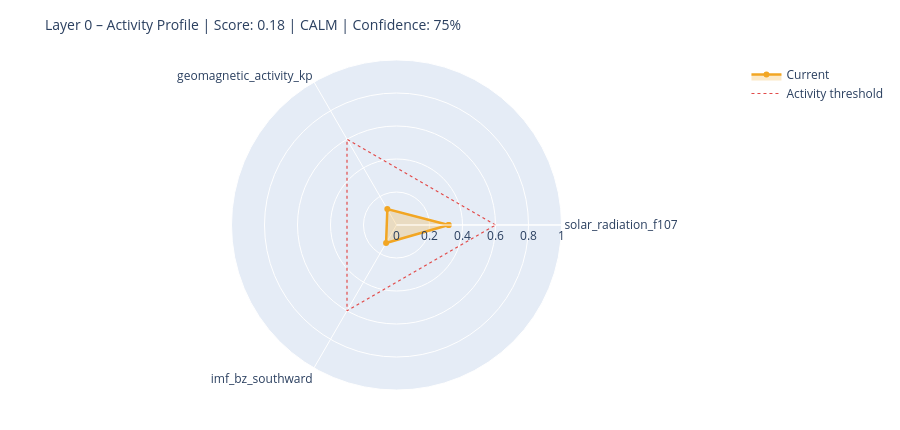

The notebook cell saved with this chart:
### Markdown cell above
---
## 6. State Assessment & Handoff to Layer 1

### Code cell
# ============================================================
# STEP 1 – Collect raw values with source modes
# Mode: 'primary' | 'fallback_3h' | 'last_valid' | 'missing'
# ============================================================

def safe_last(df, col):
    if df is None or col not in df.columns: return None
    s = df[col].dropna()
    return float(s.iloc[-1]) if not s.empty else None

f107_now = safe_last(df_f107, 'f10.7')
bz_now   = safe_last(df_mag,  'bz_gsm')
kp_now   = safe_last(df_kp,   'kp')
sw_now   = safe_last(df_sw,   'speed')

source_modes = {
    'F10.7':    'primary'  if f107_now is not None else 'missing',
    'Kp':       'primary'  if kp_now   is not None else 'missing',
    'IMF_Bz':   'primary'  if bz_now   is not None else 'missing',
    'SW_speed': 'primary'  if sw_now   is not None else 'missing',
}

# Kp Fallback – 3h endpoint
if kp_now is None:
    try:
        r = requests.get(
            'https://services.swpc.noaa.gov/json/noaa-planetary-k-index.json',
            timeout=10)
        r.raise_for_status()
        fb = pd.DataFrame(r.json())
        tc = next((c for c in fb.columns if 'time' in c.lower()), fb.columns[0])
        kc = next((c for c in fb.columns if 'kp' in c.lower() and c != tc), None)
        if kc:
            fb[kc] = fb[kc].astype(str).str.extract(r'([0-9]+(?:\.[0-9]*)?)')[0]
            fb[kc] = pd.to_numeric(fb[kc], errors='coerce')
            fb = fb[fb[kc] >= 0].dropna(subset=[kc])
            if not fb.empty:
                kp_now = float(fb[kc].iloc[-1])
                source_modes['Kp'] = 'fallback_3h'
                print(f'  Kp fallback (3h): {kp_now:.1f}')
    except Exception as e:
        print(f'  Kp fallback failed: {e}')

# Solar Wind Fallback – last valid value
if sw_now is None and df_sw is not None and 'speed' in df_sw.columns:
    s = df_sw['speed'].dropna()
    if not s.empty:
        sw_now = float(s.iloc[-1])
        source_modes['SW_speed'] = 'last_valid'
        print(f'  SW fallback (last_valid): {sw_now:.0f} km/s')

print()
print('Source modes:', source_modes)

# ============================================================
# STEP 2 – Score from available components only
# ============================================================

def norm(v, lo, hi):
    if v is None: return None
    return max(0.0, min(1.0, (v - lo) / (hi - lo)))

COMPONENTS = {
    'solar_radiation_f107':    (f107_now, norm(f107_now, 60, 250)),
    'geomagnetic_activity_kp': (kp_now,   norm(kp_now,   0,   9)),
    'imf_bz_southward':        (bz_now,   norm(-(bz_now or 0) if bz_now else None, -5, 30)
                                           if bz_now is not None else None),
    'solar_wind_speed':        (sw_now,   norm(sw_now, 300, 800)),
}

available   = {k: v[1] for k, v in COMPONENTS.items() if v[1] is not None}
unavailable = [k for k, v in COMPONENTS.items() if v[1] is None]

layer0_score = round(sum(available.values()) / len(available), 4) if available else None
confidence   = round(len(available) / len(COMPONENTS), 2)

level = ('unknown'  if layer0_score is None
         else 'calm'     if layer0_score < 0.3
         else 'moderate' if layer0_score < 0.6
         else 'active')

# ============================================================
# STEP 3 – Dominant Driver
# ============================================================

def dominant_driver(kp, f107, bz, sw):
    candidates = []
    if kp   is not None and kp   >= 4:   candidates.append(('geomagnetic',    kp / 9))
    if sw   is not None and sw   >= 500:  candidates.append(('solar_wind',     sw / 800))
    if bz   is not None and bz   <= -5:   candidates.append(('imf_southward',  abs(bz) / 30))
    if f107 is not None and f107 >= 150:  candidates.append(('solar_radiation',f107 / 250))
    return max(candidates, key=lambda x: x[1])[0] if candidates else 'none'

driver = dominant_driver(kp_now, f107_now, bz_now, sw_now)

# ============================================================
# STEP 4 – Downstream expectations
# ============================================================

def downstream_expectation(driver, score, kp, bz, f107):
    exp = {
        'magnetosphere':        'calm',
        'ionosphere':           'calm',
        'schumann_resonance':   'unchanged',
        'lithosphere_currents': 'low',
    }
    if driver == 'geomagnetic' or (kp and kp >= 5):
        exp['magnetosphere']        = 'compressed / storm'
        exp['ionosphere']           = 'elevated disturbance (TEC variability)'
        exp['schumann_resonance']   = 'elevated amplitude possible'
        exp['lithosphere_currents'] = 'elevated induction currents'
    elif driver == 'imf_southward' or (bz and bz <= -5):
        exp['magnetosphere']        = 'energy coupling active'
        exp['ionosphere']           = 'elevated electron density possible'
        exp['schumann_resonance']   = 'slight modulation possible'
    elif driver == 'solar_radiation' or (f107 and f107 >= 150):
        exp['ionosphere']           = 'elevated ionization (F-layer)'
        exp['schumann_resonance']   = 'slightly elevated background activity'
    return exp

downstream = downstream_expectation(driver, layer0_score, kp_now, bz_now, f107_now)

# ============================================================
# CONSOLE OUTPUT
# ============================================================

W = 58
print('=' * W)
print('LAYER 0 – STATE ASSESSMENT')
print('=' * W)
for name, (raw_v, score_v) in COMPONENTS.items():
    if score_v is not None:
        bar = '█' * int(score_v * 20) + '░' * (20 - int(score_v * 20))
        print(f'  {name:<35}  {bar}  {score_v:.2f}')
    else:
        print(f'  {name:<35}  {"─" * 20}  n/a')
print('-' * W)
print(f'  Score ({len(available)}/{len(COMPONENTS)} components):  {layer0_score:.3f}')
print(f'  Confidence:         {confidence:.0%}')
print(f'  Level:              {level.upper()}')
print(f'  Dominant Driver:    {driver}')

# Radar chart
cats = list(available.keys())
vals = list(available.values())
if len(cats) >= 3:
    fig = go.Figure()
    fig.add_trace(go.Scatterpolar(
        r=vals + [vals[0]], theta=cats + [cats[0]],
        fill='toself', fillcolor='rgba(242,166,35,0.25)',
        line=dict(color='#F2A623', width=2.5), name='Current'
    ))
    fig.add_trace(go.Scatterpolar(
        r=[0.6] * (len(cats) + 1), theta=cats + [cats[0]],
        line=dict(color='#E24B4A', dash='dot', width=1.2),
        mode='lines', name='Activity threshold'
    ))
    fig.update_layout(
        title=dict(text=f'Layer 0 – Activity Profile | Score: {layer0_score:.2f} | {level.upper()} | Confidence: {confidence:.0%}',
                   font=dict(size=14)),
        polar=dict(radialaxis=dict(visible=True, range=[0, 1])),
        height=430, showlegend=True,
        margin=dict(l=60, r=60, t=60, b=40)
    )
    fig.show()

### Figure 1 — Plotly figure (JSON) as saved in the notebook; plotly's stock layout.template omitted (floating-point values rounded to 4 significant figures)
{"data": [{"fill": "toself", "fillcolor": "rgba(242,166,35,0.25)", "line": {"color": "#F2A623", "width": 2.5}, "name": "Current", "r": [0.3158, 0.1111, 0.1263, 0.3158], "theta": ["solar_radiation_f107", "geomagnetic_activity_kp", "imf_bz_southward", "solar_radiation_f107"], "type": "scatterpolar"}, {"line": {"color": "#E24B4A", "dash": "dot", "width": 1.2}, "mode": "lines", "name": "Activity threshold", "r": [0.6, 0.6, 0.6, 0.6], "theta": ["solar_radiation_f107", "geomagnetic_activity_kp", "imf_bz_southward", "solar_radiation_f107"], "type": "scatterpolar"}], "layout": {"height": 430, "margin": {"b": 40, "l": 60, "r": 60, "t": 60}, "polar": {"radialaxis": {"range": [0, 1], "visible": true}}, "showlegend": true, "title": {"font": {"size": 14}, "text": "Layer 0 – Activity Profile | Score: 0.18 | CALM | Confidence: 75%"}}}
